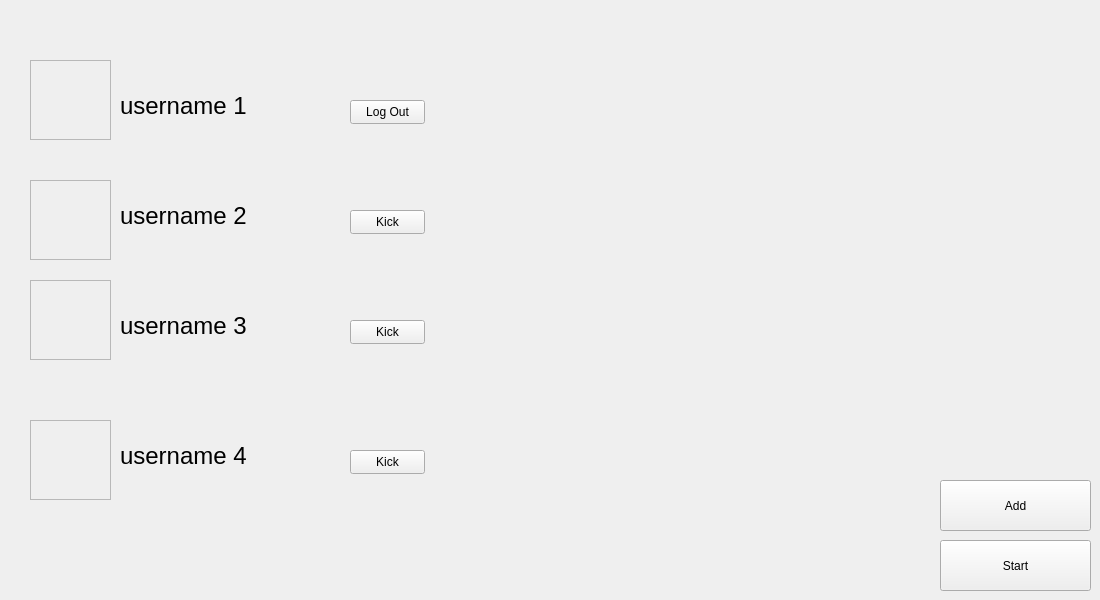
    <widget class="QWidget" name="Lobby">
     <widget class="QLabel" name="labelLobbyPlayername1">
      <property name="geometry">
       <rect>
        <x>120</x>
        <y>90</y>
        <width>161</width>
        <height>31</height>
       </rect>
      </property>
      <property name="font">
       <font>
        <pointsize>18</pointsize>
       </font>
      </property>
      <property name="text">
       <string>username 1</string>
      </property>
     </widget>
     <widget class="QLabel" name="labelLobbyPlayername2">
      <property name="geometry">
       <rect>
        <x>120</x>
        <y>200</y>
        <width>161</width>
        <height>31</height>
       </rect>
      </property>
      <property name="font">
       <font>
        <pointsize>18</pointsize>
       </font>
      </property>
      <property name="text">
       <string>username 2</string>
      </property>
     </widget>
     <widget class="QLabel" name="labelLobbyPlayername3">
      <property name="geometry">
       <rect>
        <x>120</x>
        <y>310</y>
        <width>161</width>
        <height>31</height>
       </rect>
      </property>
      <property name="font">
       <font>
        <pointsize>18</pointsize>
       </font>
      </property>
      <property name="text">
       <string>username 3</string>
      </property>
     </widget>
     <widget class="QLabel" name="labelLobbyPlayername4">
      <property name="geometry">
       <rect>
        <x>120</x>
        <y>440</y>
        <width>161</width>
        <height>31</height>
       </rect>
      </property>
      <property name="font">
       <font>
        <pointsize>18</pointsize>
       </font>
      </property>
      <property name="text">
       <string>username 4</string>
      </property>
     </widget>
     <widget class="QPushButton" name="buttonLobbyKickplayer1">
      <property name="geometry">
       <rect>
        <x>350</x>
        <y>210</y>
        <width>75</width>
        <height>24</height>
       </rect>
      </property>
      <property name="text">
       <string>Kick</string>
      </property>
     </widget>
     <widget class="QPushButton" name="buttonLobbyKickplayer2">
      <property name="geometry">
       <rect>
        <x>350</x>
        <y>320</y>
        <width>75</width>
        <height>24</height>
       </rect>
      </property>
      <property name="text">
       <string>Kick</string>
      </property>
     </widget>
     <widget class="QPushButton" name="buttonLobbyKickplayer3">
      <property name="geometry">
       <rect>
        <x>350</x>
        <y>450</y>
        <width>75</width>
        <height>24</height>
       </rect>
      </property>
      <property name="text">
       <string>Kick</string>
      </property>
     </widget>
     <widget class="QPushButton" name="buttonLobbyAddplayer">
      <property name="geometry">
       <rect>
        <x>940</x>
        <y>480</y>
        <width>151</width>
        <height>51</height>
       </rect>
      </property>
      <property name="text">
       <string>Add</string>
      </property>
     </widget>
     <widget class="QPushButton" name="buttonLobbyStart">
      <property name="geometry">
       <rect>
        <x>940</x>
        <y>540</y>
        <width>151</width>
        <height>51</height>
       </rect>
      </property>
      <property name="text">
       <string>Start</string>
      </property>
     </widget>
     <widget class="QPushButton" name="buttonLobbyLogout">
      <property name="geometry">
       <rect>
        <x>350</x>
        <y>100</y>
        <width>75</width>
        <height>24</height>
       </rect>
      </property>
      <property name="text">
       <string>Log Out</string>
      </property>
     </widget>
     <widget class="QFrame" name="frameAvatar1">
      <property name="geometry">
       <rect>
        <x>30</x>
        <y>60</y>
        <width>81</width>
        <height>80</height>
       </rect>
      </property>
      <property name="styleSheet">
       <string notr="true">image: url(:/MainWindow/assets/MihaiEminescu.png);
image: url(:/MainWindow/assets/GoldBorder.png);
</string>
      </property>
      <property name="frameShape">
       <enum>QFrame::StyledPanel</enum>
      </property>
      <property name="frameShadow">
       <enum>QFrame::Raised</enum>
      </property>
     </widget>
     <widget class="QFrame" name="frameAvatar2">
      <property name="geometry">
       <rect>
        <x>30</x>
        <y>180</y>
        <width>81</width>
        <height>80</height>
       </rect>
      </property>
      <property name="styleSheet">
       <string notr="true">image: url(:/MainWindow/assets/MihaiEminescu.png);
image: url(:/MainWindow/assets/GoldBorder.png);
</string>
      </property>
      <property name="frameShape">
       <enum>QFrame::StyledPanel</enum>
      </property>
      <property name="frameShadow">
       <enum>QFrame::Raised</enum>
      </property>
     </widget>
     <widget class="QFrame" name="frameAvatar3">
      <property name="geometry">
       <rect>
        <x>30</x>
        <y>280</y>
        <width>81</width>
        <height>80</height>
       </rect>
      </property>
      <property name="styleSheet">
       <string notr="true">image: url(:/MainWindow/assets/MihaiEminescu.png);
image: url(:/MainWindow/assets/GoldBorder.png);
</string>
      </property>
      <property name="frameShape">
       <enum>QFrame::StyledPanel</enum>
      </property>
      <property name="frameShadow">
       <enum>QFrame::Raised</enum>
      </property>
     </widget>
     <widget class="QFrame" name="frameAvatar4">
      <property name="geometry">
       <rect>
        <x>30</x>
        <y>420</y>
        <width>81</width>
        <height>80</height>
       </rect>
      </property>
      <property name="styleSheet">
       <string notr="true">image: url(:/MainWindow/assets/MihaiEminescu.png);
image: url(:/MainWindow/assets/GoldBorder.png);
</string>
      </property>
      <property name="frameShape">
       <enum>QFrame::StyledPanel</enum>
      </property>
      <property name="frameShadow">
       <enum>QFrame::Raised</enum>
      </property>
     </widget>
    </widget>
